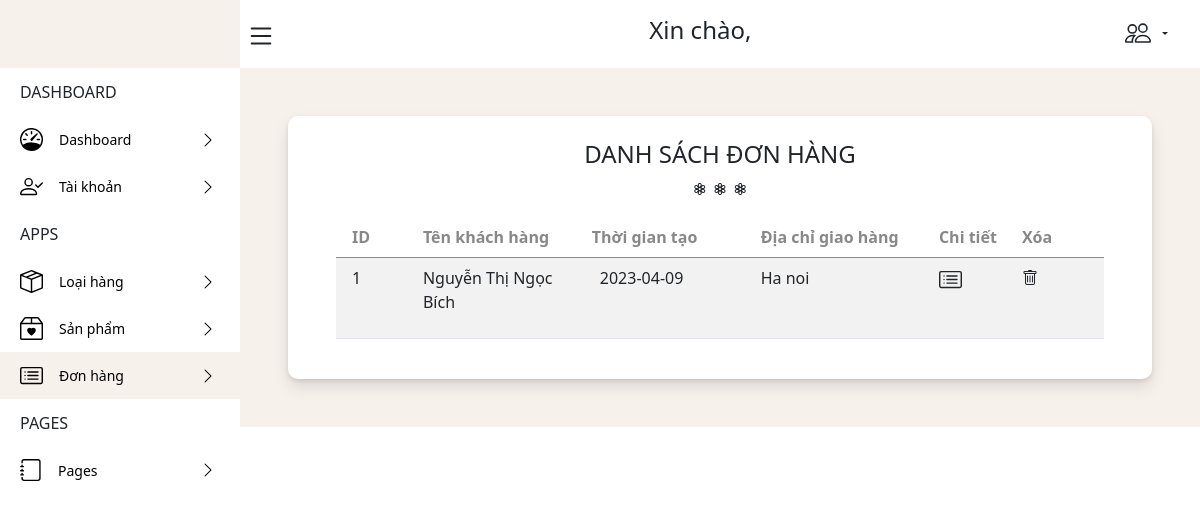
/admin/order/order.php, run on the app's committed database.
### tables this page shows
CREATE TABLE `order` (
  `id_order` int(255) NOT NULL,
  `status` tinyint(4) NOT NULL DEFAULT 0,
  `user_id` int(11) NOT NULL,
  `amount` int(11) DEFAULT NULL,
  `created` date DEFAULT NULL,
  `id_admin` int(11) NOT NULL,
  `address_order` varchar(500) NOT NULL
);

CREATE TABLE `user` (
  `id_user` int(255) NOT NULL,
  `name_user` varchar(30) DEFAULT NULL,
  `email` varchar(50) NOT NULL,
  `phone` varchar(15) NOT NULL,
  `address` varchar(128) NOT NULL,
  `password` varchar(40) NOT NULL,
  `created` date NOT NULL,
  `date_birth` date NOT NULL,
  `gender_user` tinyint(1) DEFAULT NULL
);

### admin/order/order.php (the view, shortened to what this page needs)
<?php include('../template/header.php');
?>
<?php
$id = $_GET['id'];
?>
<body>
    <header class="header" id="header">
        <div class="header_toggle">
        </div>
        <h4 class="mt-1 text-center text-dark">Xin chào,
        </h4>
        <div class="mt-3 d-flex py-2 ">
            <p class="pt-1 dropdown-toggle" style="font-size:13px" data-bs-toggle="dropdown" aria-expanded="false">
            </p>
        </div>
    </header>
    <div class="l-navbar" id="nav-bar">
        <nav class="nav">
            <div>
                <div class="nav_logo">
                </div>
                <div class="nav_list">
                    <div class="nav_links">
                        <span class="nav_names">DASHBOARD</span>
                    </div>
                    <a href="../index.php?id=<?php echo $id ?>" class="d-flex nav_link ">
                        <span class=" nav_name">Dashboard</span>
                        <i class="nav_icon2 bi bi-chevron-right"></i>
                    </a>
                    <a href="../taikhoan/taikhoan.php?id=<?php echo $row['id_admin']; ?>" class="d-flex nav_link">
                        <span class="nav_name">Tài khoản</span>
                        <i class="nav_icon2 bi bi-chevron-right"></i>
                    </a>
                    <div class="nav_links">
                        <span class="nav_names">APPS</span>
                    </div>
                    <a href="../loaihang/loaihang.php?id=<?php echo $id ?>" class="d-flex nav_link">
                        <span class="nav_name">Loại hàng</span>
                        <i class="nav_icon2 bi bi-chevron-right"></i>
                    </a>
                    <a href="../sanpham/sanpham.php?id=<?php echo $id ?>" class="d-flex nav_link">
                        <span class="nav_name">Sản phẩm</span>
                        <i class="nav_icon2 bi bi-chevron-right"></i>
                    </a>
                    <div>
                        <a href="../order/order.php?id=<?php echo $id ?>" class="d-flex nav_link active">
                            <span class="nav_name">Đơn hàng</span>
                            <i class="nav_icon2 bi bi-chevron-right"></i>
                        </a>
                    </div>
                    <div class="nav_links">
                        <span class="nav_names">PAGES</span>
                    </div>
                    <a href="../../index.php" class="d-flex nav_link">
                        <span class="nav_name">Pages</span>
                        <i class="nav_icon2 bi bi-chevron-right"></i>
                    </a>
                </div>
        </nav>
    </div>
    <div class="height-100">
        <section class="p-5">
            <div class="px-5 py-4"
                style="background:white;box-shadow: 0 2px 4px 0 #0000001a, 0 8px 16px 0 #0000001a;border-radius:10px">
                <h4 class="text-center text-dark">DANH SÁCH ĐƠN HÀNG</h4>
                <div class="text-center text-dark">
                    <i class="bi bi-flower3"></i> <i class="bi bi-flower3"></i> <i class="bi bi-flower3"></i>
                </div>
                <table class="mt-3 table table-striped">
                    <thead>
                        <tr style="color:#888;">
                            <th style="width:10px" class="col ps-3" scope="col">ID</th>
                            <th style="width:90px" scope="col">Tên khách hàng</th>
                            <th style="width:90px" scope="col">Thời gian tạo</th>
                            <th style="width:95px" scope="col">Địa chỉ giao hàng</th>
                            <th style="width:10px" scope="col">Chi tiết</th>
                            <th style="width:10px" scope="col">Xóa</th>
                        </tr>
                    </thead>
                    <tbody>
                        <?php
                        $sql = "SELECT * FROM `order`,user WHERE order.user_id = user.id_user";
                        $res = mysqli_query($conn, $sql);
                        $count = mysqli_num_rows($res);
                        if ($count > 0) {
                            while ($row = mysqli_fetch_assoc($res)) {
                                ?>
                                <tr>
                                    <td class="">
                                        <p class="ms-2">
                                            <?php echo $row['id_order']; ?>
                                        </p>
                                    </td>
                                    <td class="">
                                        <p class="">
                                            <?php echo $row['name_user']; ?>
                                        </p>
                                    </td>
                                    <td class="">
                                        <p class="ms-2">
                                            <?php echo $row['created']; ?>
                                        </p>
                                    </td>
                                    <td class="">
                                        <p class="">
                                            <?php echo $row['address_order']; ?>
                                        </p>
                                    </td>
                                    <td class="">
                                        <a href="detail_order.php?id=<?php echo $id ?>&id1=<?php echo $row['id_order']; ?>">
                                        </a>
                                    </td>
                                    <td class="">
                                        <a href="delete_donhang.php?id=<?php echo $id ?>&id1=<?php echo $row['id_order']; ?>"><i
                                                class="link-dark me-3 bi bi-trash"></i></a>
                                    </td>
                                </tr>
                                <?php
                            }
                        }
                        ?>
                    </tbody>
                </table>
            </div>
        </section>
    </div>
    <?php include('../template/footer.php');
    ?>

### admin/style/style1.css (style rules this page uses)
:root { --z-fixed: 100; }
body { margin: 68px 0 0 0; padding-left: 240px; }
a { text-decoration: none }
.header { width: 100%; position: fixed; top: 0; left: 0; display: flex; align-items: center; justify-content: space-between; height: calc(3rem + 1rem); padding: 0 2rem 0 230px; background-color: white; z-index: var(--z-fixed); transition: .5s; }
.header_toggle { cursor: pointer; }
.l-navbar { position: fixed; top: 0; width: 240px; height: 100vh; background-color: white; transition: .5s; z-index: var(--z-fixed); left: 0; padding: 0 }
.nav { height: 100%; display: flex; flex-direction: column; justify-content: space-between; overflow: hidden }
.nav_name { font-size: 14px; }
.nav_logo, .nav_link { display: grid; grid-template-columns: max-content max-content; align-items: center; column-gap: 1rem; padding: 12px 0px 12px 20px }
.nav_links { display: grid; grid-template-columns: max-content max-content; align-items: center; column-gap: 1rem; padding: 12px 0px 12px 20px }
.nav_logo { background:#f6f1eb ; height: 68px; }
.nav_icon2 { position: absolute; left: 200px; }
.nav_link { position: relative; color: black; transition: .3s }
.active { color: black; background: #f6f1eb; }
.height-100 { background: #f6f1eb; }

### data on the page
order: id_order "1", user.name_user "Nguyễn Thị Ngọc Bích", user.created "2023-04-09", address_order "Ha noi"
